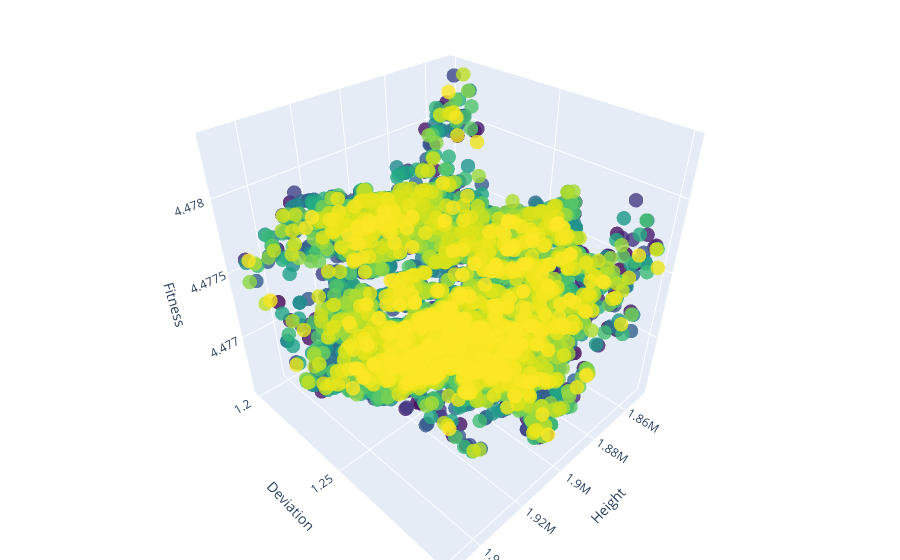

The cell this chart's notebook holds for it:
### Code cell
filename = 'output17.txt'
config, data = parse_file(filename)
plot_generations_interactive(data)
plot_property_vs_fitness(data, 'height')
plot_property_vs_fitness(data, 'dev')
print(len(data))

# print the individual with the smallest fitness
min_fitness = float('inf')
min_individual = None
for generation, individuals in data.items():
    for individual in individuals:
        if individual['fitness'] < min_fitness:
            min_fitness = individual['fitness']
            min_individual = individual
print(min_individual)
